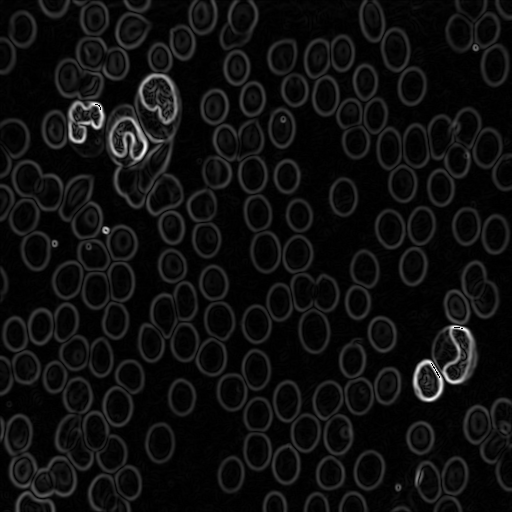
#> input picture TP3/contours_cells.tif, 512 x 512 px
$ python hysteresis.py
#> lines starting #> are read from the running program, lines starting #| are printed output that depends on the picture
#> further down, ima is the input picture: shape (512, 512); min 0, max 253, mean 14.6
#!/usr/bin/env python
# -*- coding: utf-8 -*-
"""
Created on 22 May 2019

@author: M Roux
"""


import matplotlib.pyplot as plt
from skimage import data, filters
from skimage import io as skio
from scipy import ndimage
#import mrlab as mr

# POUR LA MORPHO
import skimage.morphology as morpho
import skimage.feature as skf
from scipy import ndimage as ndi


def tophat(im,rayon):
#> called with rayon = 3
    se=morpho.square(rayon)
    ero=morpho.erosion(im,se)
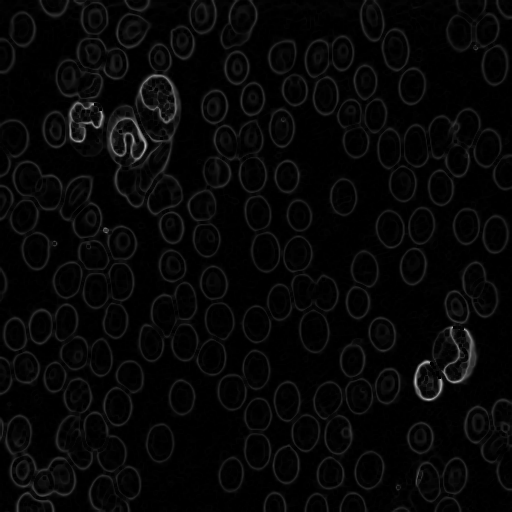
#> ero: shape (512, 512); min 0, max 190, mean 6.7
    dil=morpho.dilation(ero,se)
    tophat=im-dil
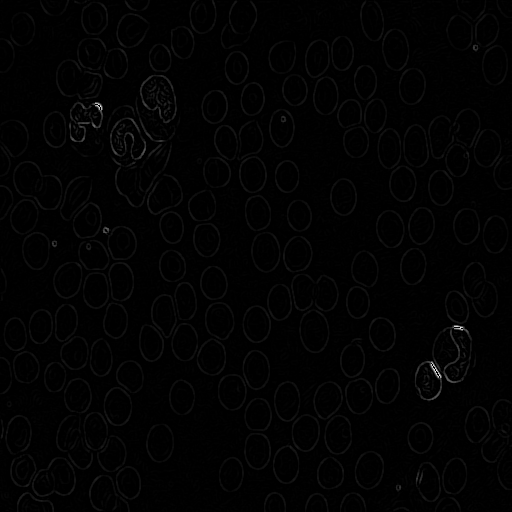
#> tophat: shape (512, 512); min 0, max 238, mean 2.2
    return tophat

fig, ax = plt.subplots(nrows=2, ncols=3)

ima = skio.imread('contours_cells.tif');
rayon=3
top=tophat(ima,rayon)

low = 5
high = 13


lowt = (top > low).astype(int)
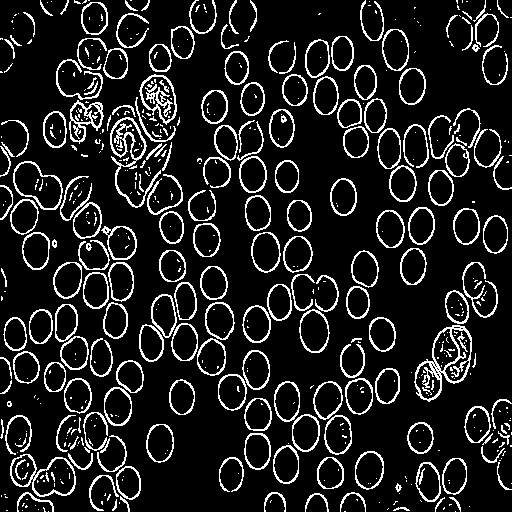
#> lowt: shape (512, 512) int64; values 0 (black) and 1 (white), 12.2% white in thin lines or dots
hight = (top > high).astype(int)
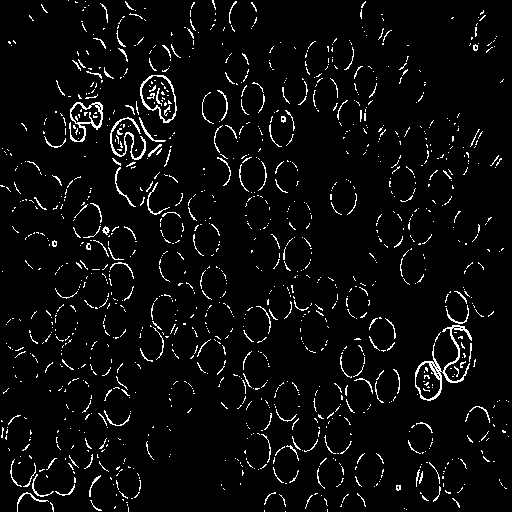
#> hight: shape (512, 512) int64; values 0 (black) and 1 (white), 4.4% white in thin lines or dots
hyst = filters.apply_hysteresis_threshold(top, low, high)
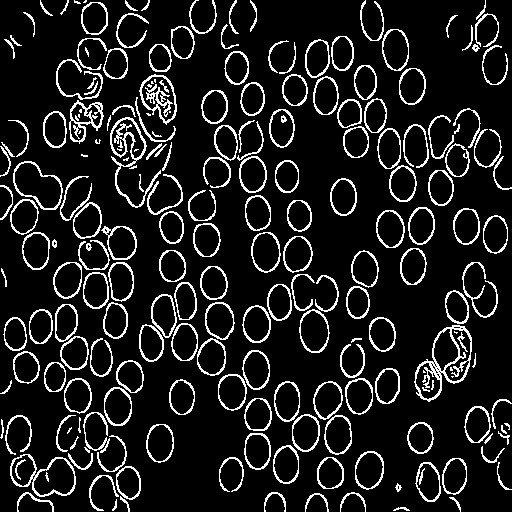
#> hyst: shape (512, 512) bool; 11.5% white in thin lines or dots


ax[0, 0].imshow(ima, cmap='gray')
ax[0, 0].set_title('Original image')

ax[0, 1].imshow(top, cmap='magma')
ax[0, 1].set_title('Tophat filter')

ax[1, 0].imshow(lowt, cmap='magma')
ax[1, 0].set_title('Low threshold')

ax[1, 1].imshow(hight, cmap='magma')
ax[1, 1].set_title('High threshold')

ax[0, 2].imshow(hyst, cmap='magma')
ax[0, 2].set_title('Hysteresis')

ax[1, 2].imshow(hight + hyst, cmap='magma')
ax[1, 2].set_title('High + Hysteresis')

for a in ax.ravel():
    a.axis('off')

plt.tight_layout()

plt.show()
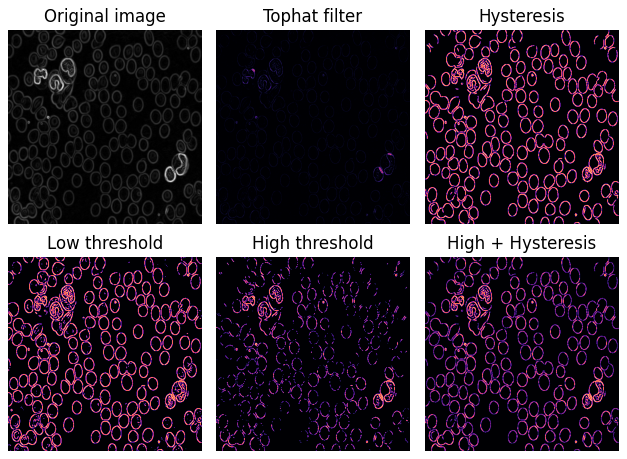
#> figure drawn by matplotlib, 6 panels
